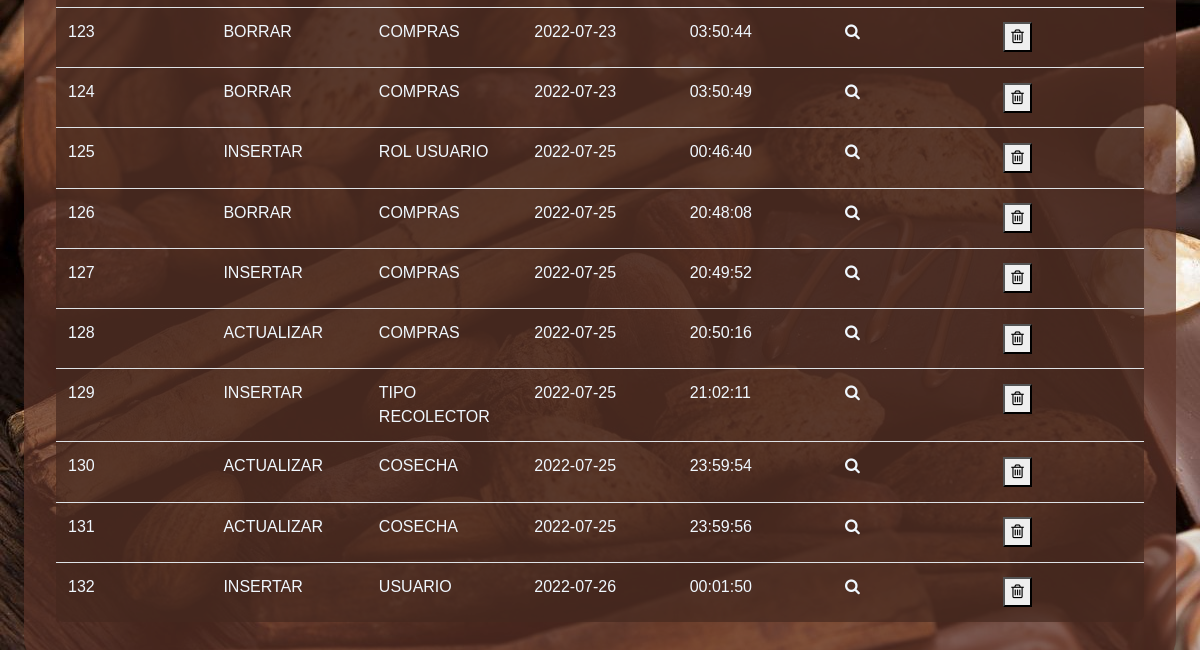
The app's page /logger (signed in, lower part), older data.
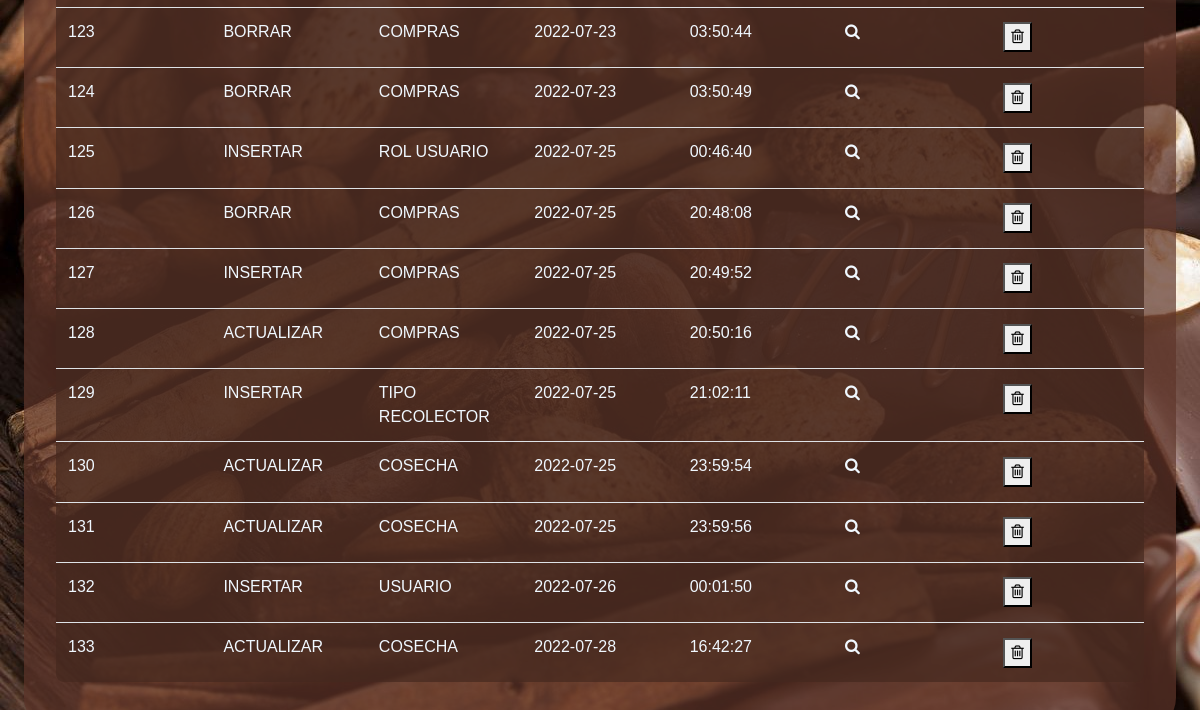
The same page, newer data.
### models/logger.py (models this page shows, shortened)
class Logger(db.Model):
    __tablename__ = 'logger'
    id = db.Column( db.Integer, primary_key = True )
    event = db.Column(db.String(50), nullable = False)
    module = db.Column(db.String(50), nullable = False)
    date = db.Column( db.Date, nullable=False, default= strftime("%Y-%m-%d", gmtime() ) )
    time = db.Column( db.String(20), nullable=False, default= strftime("%H:%M:%S", gmtime() ) )

### routes/logger.py (the view)
@logg.route('/logger')
def index():
    if( not verify_permissions(session, User, allowed_rols) ):
        return redirect(url_for('auth.index'))
    registers = Logger.query.all()
    if 'management-status' not in session:
        return render_template('logger.html', status="",\
            registers = registers)
    status = session['management-status']
    session.pop('management-status', None)
    return render_template("logger.html", registers=registers)

### models/user.py (called while the page is built)
    def get_user_rol_by_username( self, username ):
        user_rol_id = User.query.filter_by(username = username).first().user_rol_id
        user_rol = User_rol.query.get(user_rol_id).description
        return user_rol

### utils/functions.py (called while the page is built)
def verify_permissions(session, User, allowed=['admin']):
    return 'username' in session and \
    ( allowed == 'all' or User.get_user_rol_by_username(User, session['username']) in allowed)

### templates/logger.html (shortened to what this page needs)
{% extends 'base.html' %}
{% block content %}
<table class="table content-table fixed-table">
    <tbody id = table-body-data>
    {% for register in registers %}
    <tr>
        <td>{{ register.id }}</td>
        <td>{{ register.event }}</td>
        <td>{{ register.module }}</td>
        <td>{{ register.date }}</td>
        <td>{{ register.time }}</td>
        <td><i class="fa fa-search" aria-hidden="true"></i></td>
        <td><button onclick='deleteConfirm( {{register.id}}, "Logger" )'><i class="fa fa-trash-o" aria-hidden="true"></i></button></td>
    </tr>
    {% endfor %}
    </tbody>
</table>
{% endblock %}

Row changes from the older to the newer data that the page shows:
added Logger: id "133", event "ACTUALIZAR", module "COSECHA", date "2022-07-28", time "16:42:27"
